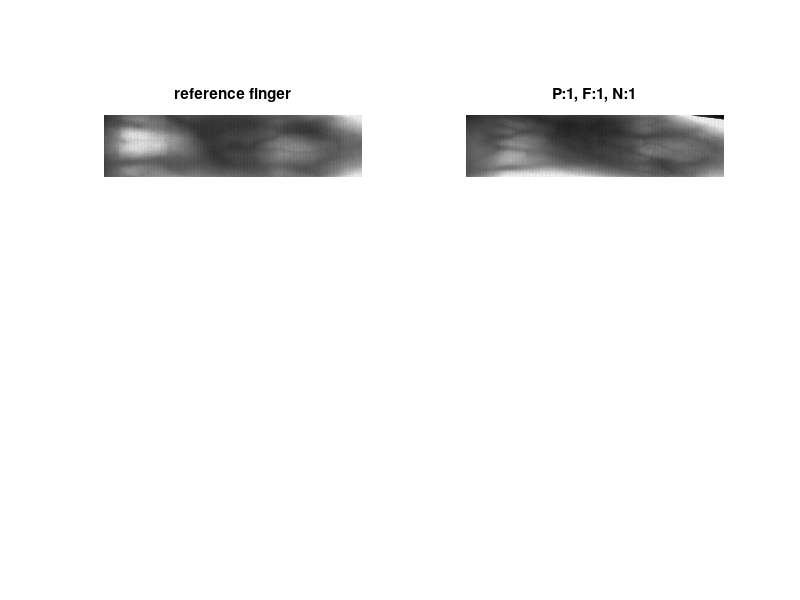
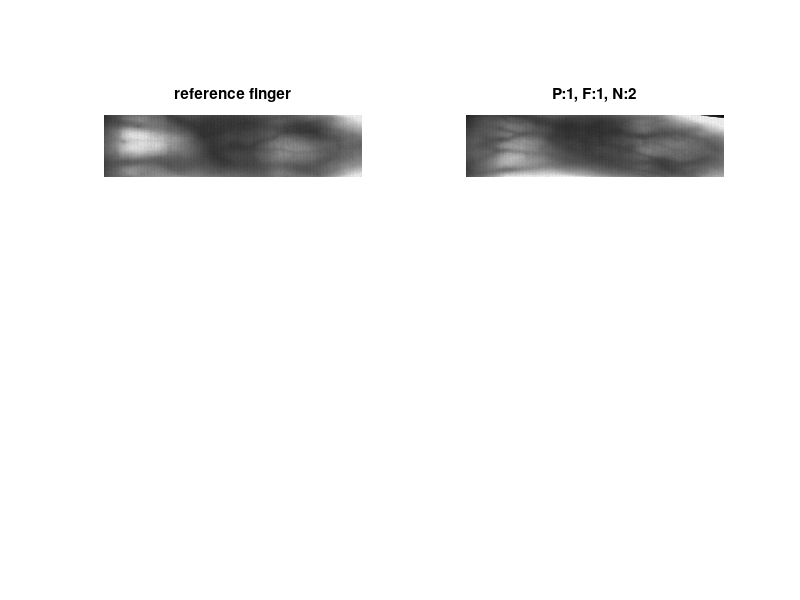
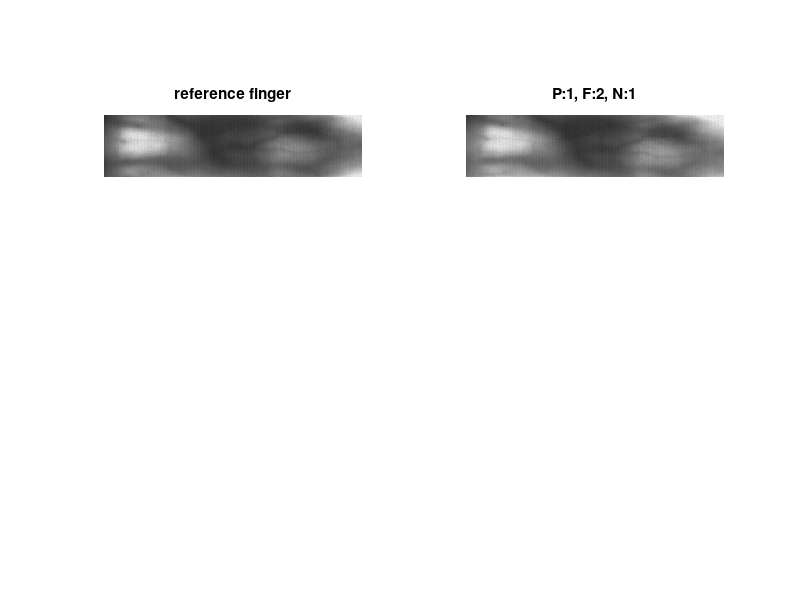
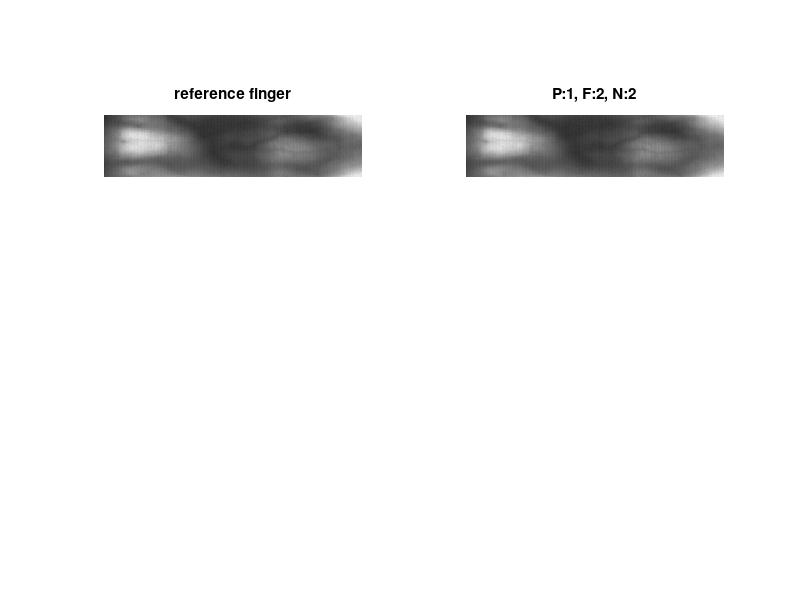

Write the MATLAB code that produced these figures, in order.
% input two images, and compare for similarity
clc; clear; close all;

% load database
load database_rl.mat;
[data_count, ~] = size(data);

% image to compare with all in database
im_reference = data{4,1};

for compare_with = 1:data_count    % TODO give maximum
    
            img = data{compare_with,1};                           % cropped finger image
            person = data{compare_with,2};                        % person number
            finger = data{compare_with,3};                        % finger number
            number = data{compare_with,4};                        % photo number
            featuresOriginal = data{compare_with,5};              % features
            validPtsOriginal = data{compare_with,6};              % valid points
            lbp_info = data{compare_with,7};                      % local binary pattern
            branch_array = data{compare_with,8};                  % branchpoint array
            
            % show individual images
            figure;
            subplot(2,2,1);
            imshow(im_reference);
            title('reference finger');
            
            subplot(2,2,2);
            imshow(img);
            %title('person %d finger %d number %d\n',person,finger,number);
            title(strcat('P:',num2str(person),', F:',num2str(finger),', N:',num2str(number)));
            
end
